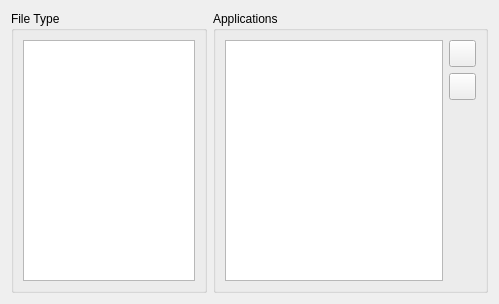
<?xml version="1.0" encoding="UTF-8"?>
<ui version="4.0">
 <class>FileLoaderEngine</class>
 <widget class="QWidget" name="FileLoaderEngine">
  <property name="geometry">
   <rect>
    <x>0</x>
    <y>0</y>
    <width>499</width>
    <height>304</height>
   </rect>
  </property>
  <property name="windowTitle">
   <string>Form</string>
  </property>
  <layout class="QHBoxLayout" name="horizontalLayout_2">
   <item>
    <widget class="QGroupBox" name="groupBox">
     <property name="maximumSize">
      <size>
       <width>235</width>
       <height>16777215</height>
      </size>
     </property>
     <property name="title">
      <string>File Type</string>
     </property>
     <layout class="QVBoxLayout" name="verticalLayout">
      <item>
       <widget class="QListWidget" name="typeListWidget"/>
      </item>
     </layout>
    </widget>
   </item>
   <item>
    <widget class="QGroupBox" name="groupBox_2">
     <property name="title">
      <string>Applications</string>
     </property>
     <layout class="QHBoxLayout" name="horizontalLayout">
      <item>
       <widget class="QListWidget" name="appsListWidget">
        <property name="iconSize">
         <size>
          <width>22</width>
          <height>22</height>
         </size>
        </property>
       </widget>
      </item>
      <item>
       <layout class="QVBoxLayout" name="verticalLayout_2">
        <item>
         <widget class="QPushButton" name="upButton">
          <property name="minimumSize">
           <size>
            <width>27</width>
            <height>27</height>
           </size>
          </property>
          <property name="maximumSize">
           <size>
            <width>27</width>
            <height>27</height>
           </size>
          </property>
          <property name="text">
           <string/>
          </property>
         </widget>
        </item>
        <item>
         <widget class="QPushButton" name="downButton">
          <property name="minimumSize">
           <size>
            <width>27</width>
            <height>27</height>
           </size>
          </property>
          <property name="maximumSize">
           <size>
            <width>27</width>
            <height>27</height>
           </size>
          </property>
          <property name="text">
           <string/>
          </property>
         </widget>
        </item>
        <item>
         <spacer name="verticalSpacer">
          <property name="orientation">
           <enum>Qt::Vertical</enum>
          </property>
          <property name="sizeHint" stdset="0">
           <size>
            <width>20</width>
            <height>40</height>
           </size>
          </property>
         </spacer>
        </item>
       </layout>
      </item>
     </layout>
    </widget>
   </item>
  </layout>
 </widget>
 <resources/>
 <connections/>
</ui>
